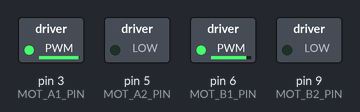
Bench run of a sketch on a simulated Arduino Uno, built with avr-gcc and run on an emulated ATmega328P. Shown: switched loads named in the sketch (green lamp = pin HIGH). Pins used as bus, display or sensor lines are not drawn; what the sketch prints to the serial monitor is not drawn.

Above: at 0.1 s.
Timing chart, 0 to 1.6 s (numbered marks = the images above):
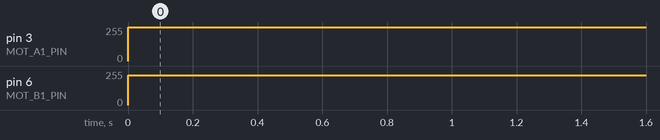

The sketch:

bt_demo.ino.ino
```cpp
#include <SoftwareSerial.h>
#include <stdlib.h>

#define MOT_A1_PIN 3
#define MOT_A2_PIN 5
#define MOT_B1_PIN 6
#define MOT_B2_PIN 9
#define SLEEP_PIN 2


SoftwareSerial BT(10,11);
char val;
char c=' ';
int8_t motA = 0;
int8_t motB = 0;
bool autopilot = false;
bool initBT = true;
void setup() {
  // put your setup code here, to run once:
  // delay(1000);
  Serial.begin(9600);
  Serial.println("ready");
  BT.begin(9600);
  // BT.write("AT+PSWD0000");
  // BT.write("AT+BAUD1");

  pinMode(MOT_A1_PIN, OUTPUT);
  pinMode(MOT_A2_PIN, OUTPUT);
  pinMode(MOT_B1_PIN, OUTPUT);
  pinMode(MOT_B2_PIN, OUTPUT);
  pinMode(SLEEP_PIN, OUTPUT);

  digitalWrite(MOT_A1_PIN, LOW);
  digitalWrite(MOT_A2_PIN, LOW);
  digitalWrite(MOT_B1_PIN, LOW);
  digitalWrite(MOT_B2_PIN, LOW);
  digitalWrite(SLEEP_PIN, HIGH);
}
void printBin(byte aByte) {
  for (int8_t aBit = 7; aBit >= 0; aBit--)
    Serial.write(bitRead(aByte, aBit) ? '1' : '0');
}

void swap(int8_t &a, int8_t &b){
  a = a + b;
  b = a - b;
  a = a - b;
}
unsigned char reverse(unsigned char b) {
   b = (b & 0xF0) >> 4 | (b & 0x0F) << 4;
   b = (b & 0xCC) >> 2 | (b & 0x33) << 2;
   b = (b & 0xAA) >> 1 | (b & 0x55) << 1;
   return b;
}
void loop() {
  // if(BT.available()){
  //   Serial.write(BT.read());
  //   Serial.write(Serial.read());
  // }
  // if(Serial.available()){
  //   BT.write(Serial.read());
  // }
  // return;
  motA = 255;
  motB = 194;
  // if(initBT && BT.available()>1){

  //   motA = BT.read();
  //   motB = BT.read();
  //   if(motA != 0 || motB != 0){
  //     return;
  //   }
  //   Serial.println("Configured");
  //   while(BT.available()>0){
  //     BT.read();
  //   }
  //   Serial.println("Cleared");
  //   initBT = false;
  // }
  if(BT.available()>3){
    Serial.print("r");
    motA = BT.read();
  }
  if(BT.available()>1){
    Serial.print(BT.available());
    Serial.print(", ");
    motA = BT.read();
    motB = BT.read();
    // Serial.println(motA);

    // x1xx xxxx, is motor A
    if(motB & 1 > 0){
      swap(motA, motB);
    }

  //   Serial.print("motA: ");
  //   Serial.print(motA);
  //   Serial.print(", motB: ");
  //   Serial.println(motB);
  }
  // motA = 50;
  if(motA & motB == -128){
    autopilot != autopilot;
    Serial.write("Autopilot: ");
    Serial.println(autopilot);
    return;
  }
  if(!autopilot){
    // ignore motor and direction
    uint8_t speed = motA >> 2;
    bool dir = (motA & 3) > 0;
    printBin(motA);
    Serial.print(", ");
    Serial.print(speed);
    Serial.print(", ");
    Serial.print(dir);
    Serial.print(", ");
    printBin(motB);
    Serial.print(", ");
    // 0xxx xxxx is forward, 1x... backward
    // Serial.println(speed);
    if(motA & 2){
      analogWrite(MOT_A1_PIN, speed*4);
      analogWrite(MOT_A2_PIN, 0);
    } else {
      analogWrite(MOT_A1_PIN, 0);
      analogWrite(MOT_A2_PIN, speed*4);
    }
    speed = motB >> 2;
    dir = (motB & 2)  > 0;
    Serial.print(speed);
    Serial.print(", ");
    Serial.println(dir);
    if(dir){
      analogWrite(MOT_B1_PIN, speed*2);
      analogWrite(MOT_B2_PIN, 0);
    } else {
      analogWrite(MOT_B1_PIN, 0);
      analogWrite(MOT_B2_PIN, speed*2);
    }
  }
}
```

Measured:
- by itself, pin 3 (MOT_A1_PIN): 0/255 → 252/255 at 0.00 s
- by itself, pin 6 (MOT_B1_PIN): 0/255 → 224/255 at 0.00 s
